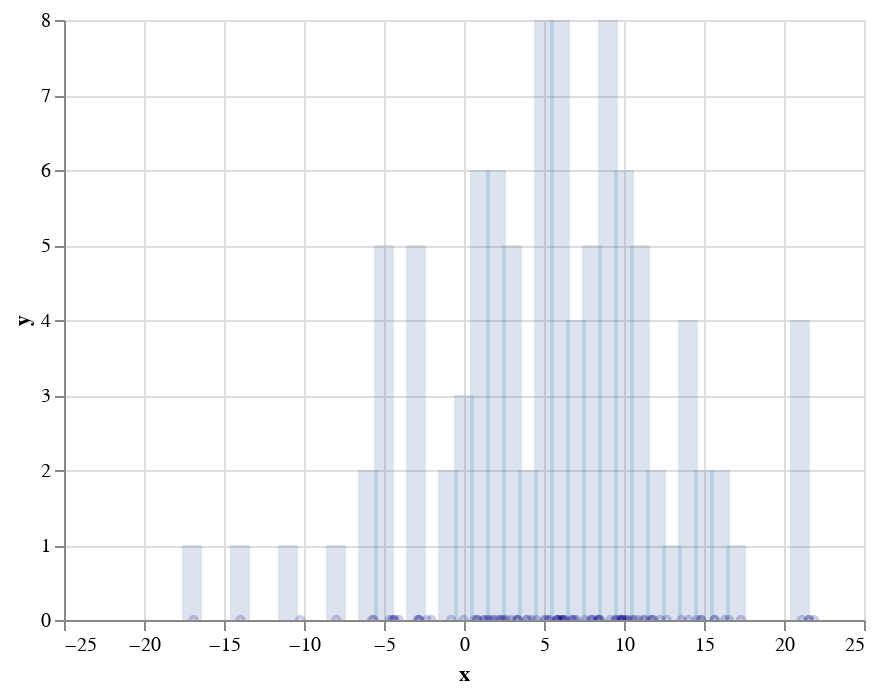

Notebook code for this chart:
### Markdown cell above
### Get some data

Let's start by drawing some data from a 1 dimensional normal with some mean and some standard deviation. Below, I make a histogram to visualize the data and plot the data as blue dots along the x axis. Each little blue dot along the x-axis is some datapoint $x_i$.

### Code cell
import numpy as np
from helper import *

mu, sigma = 6, 7 # mean and standard deviation
N = 100
nbins = 25

s =  np.random.normal(mu, sigma, size=N)

values, bins = np.histogram(s, bins=np.arange(-20, nbins + 1))

histogram = make_bar_chart(size=10, opacity=.2, X=bins, Y=values)

x_points = make_scatter_chart(size=10, opacity=.2, X=s, Y=np.zeros(len(s)))

histogram + x_points

### Figure 1 — Vega-Lite specification as saved in the notebook (floating-point values rounded to 4 significant figures)
{"$schema": "https://vega.github.io/schema/vega-lite/v2.6.0.json", "config": {"view": {"height": 300, "width": 400}}, "layer": [{"data": {"values": [{"x": -20, "y": 0}, {"x": -19, "y": 0}, {"x": -18, "y": 0}, {"x": -17, "y": 1}, {"x": -16, "y": 0}, {"x": -15, "y": 0}, {"x": -14, "y": 1}, {"x": -13, "y": 0}, {"x": -12, "y": 0}, {"x": -11, "y": 1}, {"x": -10, "y": 0}, {"x": -9, "y": 0}, {"x": -8, "y": 1}, {"x": -7, "y": 0}, {"x": -6, "y": 2}, {"x": -5, "y": 5}, {"x": -4, "y": 0}, {"x": -3, "y": 5}, {"x": -2, "y": 0}, {"x": -1, "y": 2}, {"x": 0, "y": 3}, {"x": 1, "y": 6}, {"x": 2, "y": 6}, {"x": 3, "y": 5}, {"x": 4, "y": 2}, {"x": 5, "y": 8}, {"x": 6, "y": 8}, {"x": 7, "y": 4}, {"x": 8, "y": 5}, {"x": 9, "y": 8}, {"x": 10, "y": 6}, {"x": 11, "y": 5}, {"x": 12, "y": 2}, {"x": 13, "y": 1}, {"x": 14, "y": 4}, {"x": 15, "y": 2}, {"x": 16, "y": 2}, {"x": 17, "y": 1}, {"x": 18, "y": 0}, {"x": 19, "y": 0}, {"x": 20, "y": 0}, {"x": 21, "y": 4}, {"x": 22, "y": 0}, {"x": 23, "y": 0}, {"x": 24, "y": 0}]}, "encoding": {"x": {"field": "x", "type": "quantitative"}, "y": {"field": "y", "type": "quantitative"}}, "mark": {"opacity": 0.2, "size": 10, "type": "bar"}}, {"data": {"values": [{"x": 10.07, "y": 0}, {"x": 21.56, "y": 0}, {"x": 6.781, "y": 0}, {"x": 2.395, "y": 0}, {"x": 5.355, "y": 0}, {"x": 0.6463, "y": 0}, {"x": 5.817, "y": 0}, {"x": 9.885, "y": 0}, {"x": 10.3, "y": 0}, {"x": 10.52, "y": 0}, {"x": -4.646, "y": 0}, {"x": 10.66, "y": 0}, {"x": 0.8263, "y": 0}, {"x": 16.31, "y": 0}, {"x": 6.115, "y": 0}, {"x": 0.8368, "y": 0}, {"x": -2.334, "y": 0}, {"x": 21.88, "y": 0}, {"x": -4.463, "y": 0}, {"x": 1.563, "y": 0}, {"x": 8.511, "y": 0}, {"x": 7.91, "y": 0}, {"x": -2.903, "y": 0}, {"x": 5.302, "y": 0}, {"x": -2.05, "y": 0}, {"x": 2.508, "y": 0}, {"x": 5.852, "y": 0}, {"x": 14.81, "y": 0}, {"x": -16.91, "y": 0}, {"x": -4.085, "y": 0}, {"x": 1.909, "y": 0}, {"x": 6.132, "y": 0}, {"x": 10.17, "y": 0}, {"x": 8.388, "y": 0}, {"x": 15.65, "y": 0}, {"x": -2.813, "y": 0}, {"x": 9.802, "y": 0}, {"x": 4.514, "y": 0}, {"x": 6.898, "y": 0}, {"x": 14.03, "y": 0}, {"x": -10.24, "y": 0}, {"x": 11.78, "y": 0}, {"x": -7.971, "y": 0}, {"x": 3.941, "y": 0}, {"x": 10.89, "y": 0}, {"x": 1.303, "y": 0}, {"x": 7.561, "y": 0}, {"x": 6.285, "y": 0}, {"x": 4.208, "y": 0}, {"x": 2.146, "y": 0}, {"x": 8.455, "y": 0}, {"x": 3.383, "y": 0}, {"x": -0.8022, "y": 0}, {"x": 12.68, "y": 0}, {"x": 5.864, "y": 0}, {"x": 11.66, "y": 0}, {"x": 3.915, "y": 0}, {"x": -2.785, "y": 0}, {"x": 6.296, "y": 0}, {"x": 17.31, "y": 0}, {"x": 9.525, "y": 0}, {"x": 21.12, "y": 0}, {"x": -5.639, "y": 0}, {"x": 11.82, "y": 0}, {"x": 9.871, "y": 0}, {"x": 12.26, "y": 0}, {"x": 5.035, "y": 0}, {"x": 2.3, "y": 0}, {"x": 8.354, "y": 0}, {"x": 6.728, "y": 0}, {"x": 14.84, "y": 0}, {"x": -4.355, "y": 0}, {"x": 15.67, "y": 0}, {"x": 21.58, "y": 0}, {"x": 14.56, "y": 0}, {"x": 7.008, "y": 0}, {"x": 2.971, "y": 0}, {"x": 8.088, "y": 0}, {"x": 1.775, "y": 0}, {"x": -0.03334, "y": 0}, {"x": 16.56, "y": 0}, {"x": 1.194, "y": 0}, {"x": -5.738, "y": 0}, {"x": 9.88, "y": 0}, {"x": 2.676, "y": 0}, {"x": 13.6, "y": 0}, {"x": 7.997, "y": 0}, {"x": 6.124, "y": 0}, {"x": -4.355, "y": 0}, {"x": 9.447, "y": 0}, {"x": 5.888, "y": 0}, {"x": 1.488, "y": 0}, {"x": 3.296, "y": 0}, {"x": -13.96, "y": 0}, {"x": 5.118, "y": 0}, {"x": 9.684, "y": 0}, {"x": 9.145, "y": 0}, {"x": 11.2, "y": 0}, {"x": 11.32, "y": 0}, {"x": 3.336, "y": 0}]}, "encoding": {"x": {"field": "x", "type": "quantitative"}, "y": {"field": "y", "type": "quantitative"}}, "mark": {"clip": true, "color": "darkblue", "opacity": 0.2, "size": 10, "type": "point"}}]}
